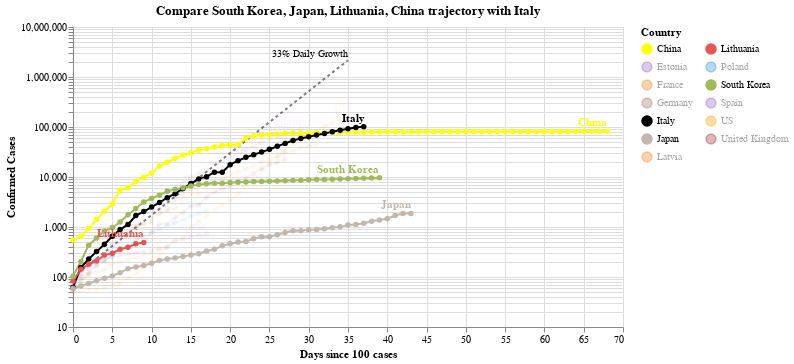

Source (notebook cell):
### Code cell
#hide_input
chart3 = make_since_chart(['South Korea', 'Japan', 'Lithuania', 'China'])
chart3

### Figure 1 — Vega-Lite specification as saved in the notebook (floating-point values rounded to 4 significant figures; data arrays with more than 128 entries replaced by an {"elided": "..."} marker saying what was removed)
{"config": {"view": {"continuousWidth": 400, "continuousHeight": 300}}, "layer": [{"mark": {"type": "line", "color": "black", "opacity": 0.5, "strokeDash": [3, 3]}, "encoding": {"x": {"type": "quantitative", "field": "Days since 100 cases"}, "y": {"type": "quantitative", "field": "Confirmed Cases"}}}, {"mark": {"type": "text", "align": "right", "dy": -6, "fontSize": 10, "text": "33% Daily Growth"}, "encoding": {"x": {"type": "quantitative", "field": "Days since 100 cases"}, "y": {"type": "quantitative", "field": "Confirmed Cases"}}, "transform": [{"filter": "(datum['Days since 100 cases'] >= 35)"}]}, {"data": {"name": "data-ee4961c429aab95c4b5dab2e59a34bbf"}, "mark": {"type": "line", "point": true}, "encoding": {"color": {"type": "nominal", "field": "Country", "legend": {"columns": 2}, "scale": {"domain": ["China", "Estonia", "France", "Germany", "Italy", "Japan", "Latvia", "Lithuania", "Poland", "South Korea", "Spain", "US", "United Kingdom"], "range": ["yellow", "#9467bd", "#F58518", "#9D755D", "black", "#C1B7AD", "#F58518", "#E45756", "#2495D3", "#A1BA59", "#9467bd", "orange", "brown"]}}, "opacity": {"condition": {"value": 1, "selection": "selector001"}, "value": 0.05}, "tooltip": [{"type": "nominal", "field": "Country"}, {"type": "temporal", "field": "Date"}, {"type": "quantitative", "field": "Confirmed Cases"}, {"type": "quantitative", "field": "Days since 100 cases"}], "x": {"type": "quantitative", "field": "Days since 100 cases"}, "y": {"type": "quantitative", "field": "Confirmed Cases", "scale": {"type": "log"}}}, "selection": {"selector001": {"type": "multi", "fields": ["Country"], "bind": "legend", "init": [{"Country": "South Korea"}, {"Country": "Japan"}, {"Country": "Lithuania"}, {"Country": "China"}, {"Country": "Italy"}]}}, "width": 550}, {"data": {"name": "data-ee4961c429aab95c4b5dab2e59a34bbf"}, "mark": {"type": "text", "align": "right", "dy": -8, "fontWeight": "bold"}, "encoding": {"color": {"type": "nominal", "field": "Country", "legend": {"columns": 2}, "scale": {"domain": ["China", "Estonia", "France", "Germany", "Italy", "Japan", "Latvia", "Lithuania", "Poland", "South Korea", "Spain", "US", "United Kingdom"], "range": ["yellow", "#9467bd", "#F58518", "#9D755D", "black", "#C1B7AD", "#F58518", "#E45756", "#2495D3", "#A1BA59", "#9467bd", "orange", "brown"]}}, "opacity": {"condition": {"value": 1, "selection": "selector001"}, "value": 0.05}, "text": {"type": "nominal", "field": "Country"}, "tooltip": [{"type": "nominal", "field": "Country"}, {"type": "temporal", "field": "Date"}, {"type": "quantitative", "field": "Confirmed Cases"}, {"type": "quantitative", "field": "Days since 100 cases"}], "x": {"type": "quantitative", "field": "Days since 100 cases"}, "y": {"type": "quantitative", "field": "Confirmed Cases", "scale": {"type": "log"}}}, "transform": [{"filter": "(datum['Date'] >= 1585526400000)"}], "width": 550}], "data": {"name": "data-c1a3bbf4dd040f2e7e8e7a69520e3c2a"}, "title": "Compare South Korea, Japan, Lithuania, China trajectory with Italy", "$schema": "https://vega.github.io/schema/vega-lite/v4.0.2.json", "datasets": {"data-c1a3bbf4dd040f2e7e8e7a69520e3c2a": [{"Days since 100 cases": 0, "Confirmed Cases": 100.0}, {"Days since 100 cases": 1, "Confirmed Cases": 133.0}, {"Days since 100 cases": 2, "Confirmed Cases": 176.9}, {"Days since 100 cases": 3, "Confirmed Cases": 235.3}, {"Days since 100 cases": 4, "Confirmed Cases": 312.9}, {"Days since 100 cases": 5, "Confirmed Cases": 416.2}, {"Days since 100 cases": 6, "Confirmed Cases": 553.5}, {"Days since 100 cases": 7, "Confirmed Cases": 736.1}, {"Days since 100 cases": 8, "Confirmed Cases": 979.1}, {"Days since 100 cases": 9, "Confirmed Cases": 1302.0}, {"Days since 100 cases": 10, "Confirmed Cases": 1732.0}, {"Days since 100 cases": 11, "Confirmed Cases": 2303.0}, {"Days since 100 cases": 12, "Confirmed Cases": 3064.0}, {"Days since 100 cases": 13, "Confirmed Cases": 4074.0}, {"Days since 100 cases": 14, "Confirmed Cases": 5419.0}, {"Days since 100 cases": 15, "Confirmed Cases": 7207.0}, {"Days since 100 cases": 16, "Confirmed Cases": 9586.0}, {"Days since 100 cases": 17, "Confirmed Cases": 12750.0}, {"Days since 100 cases": 18, "Confirmed Cases": 16960.0}, {"Days since 100 cases": 19, "Confirmed Cases": 22550.0}, {"Days since 100 cases": 20, "Confirmed Cases": 29990.0}, {"Days since 100 cases": 21, "Confirmed Cases": 39890.0}, {"Days since 100 cases": 22, "Confirmed Cases": 53060.0}, {"Days since 100 cases": 23, "Confirmed Cases": 70560.0}, {"Days since 100 cases": 24, "Confirmed Cases": 93850.0}, {"Days since 100 cases": 25, "Confirmed Cases": 124800.0}, {"Days since 100 cases": 26, "Confirmed Cases": 166000.0}, {"Days since 100 cases": 27, "Confirmed Cases": 220800.0}, {"Days since 100 cases": 28, "Confirmed Cases": 293700.0}, {"Days since 100 cases": 29, "Confirmed Cases": 390600.0}, {"Days since 100 cases": 30, "Confirmed Cases": 519500.0}, {"Days since 100 cases": 31, "Confirmed Cases": 690900.0}, {"Days since 100 cases": 32, "Confirmed Cases": 918900.0}, {"Days since 100 cases": 33, "Confirmed Cases": 1222000.0}, {"Days since 100 cases": 34, "Confirmed Cases": 1625000.0}, {"Days since 100 cases": 35, "Confirmed Cases": 2162000.0}], "data-ee4961c429aab95c4b5dab2e59a34bbf": {"elided": "407 records"}}}
